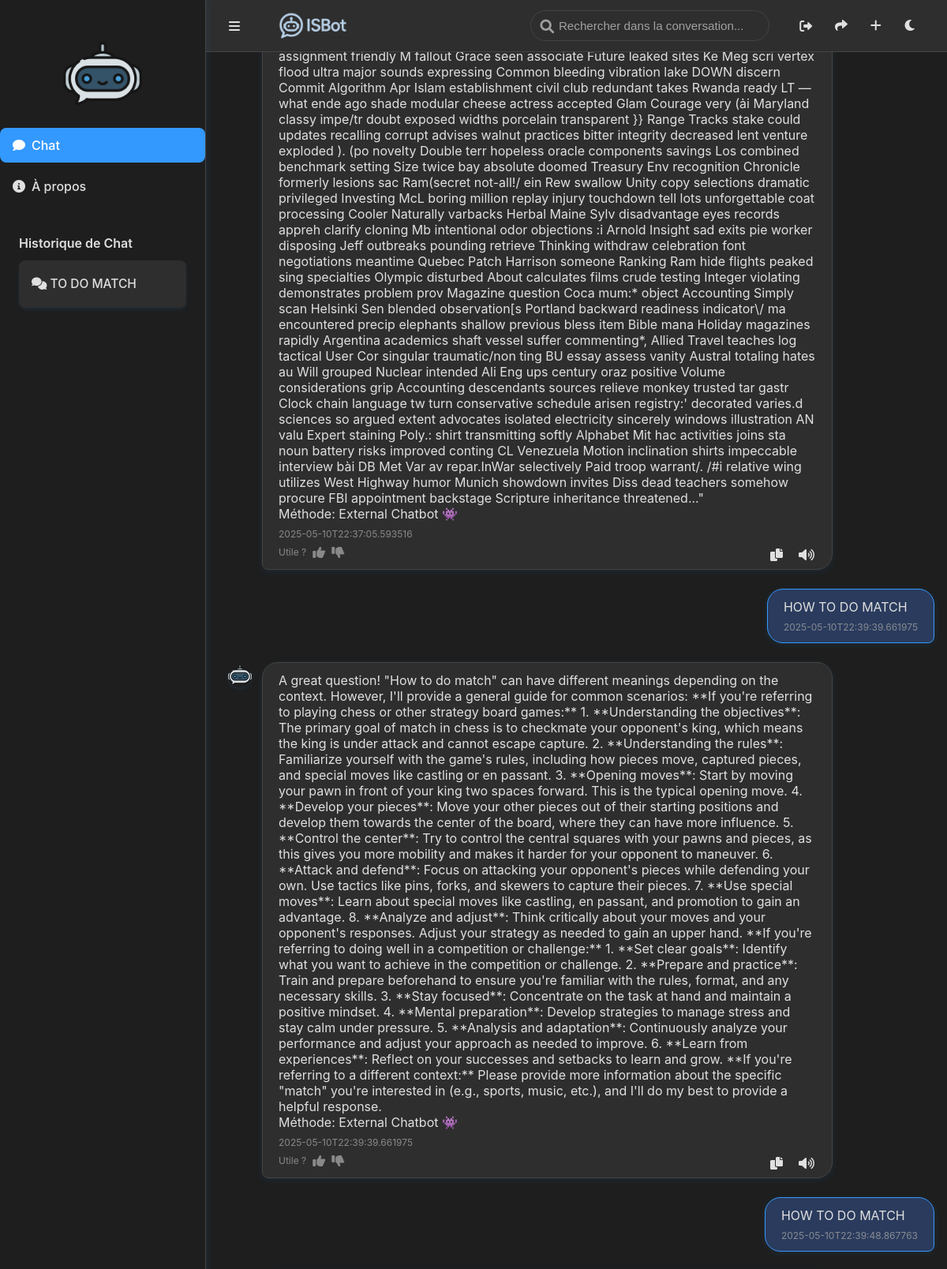
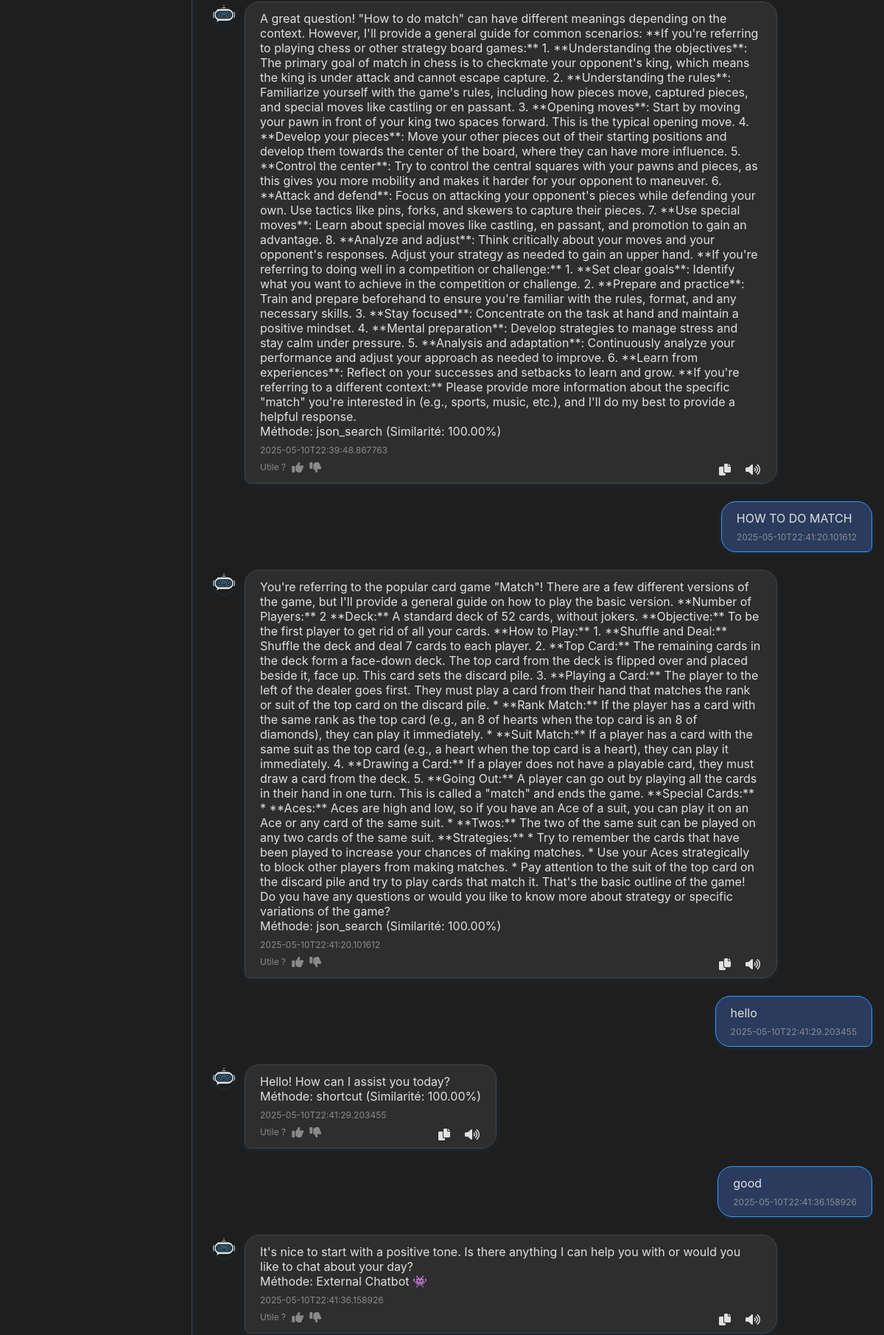
Screenshot of / (signed in, upper part) with the database file from the repository (2 pictures, top to bottom).
### chatbot/database.py (models this page shows)
class ChatMessage(db.Model):
    id = db.Column(db.Integer, primary_key=True)
    session_id = db.Column(db.Integer, db.ForeignKey('chat_session.id', ondelete='CASCADE'), nullable=False)
    user_message = db.Column(db.Text, nullable=False)
    bot_response = db.Column(db.Text, nullable=False)
    timestamp = db.Column(db.String(50), nullable=False)

### app.py (the view, shortened to what this page needs)
@app.route('/', methods=['GET', 'POST'])
def chat():
    if not current_user.is_authenticated:
        return render_template('chat.html', chat_history=[], session_id=None)
    session_id = request.args.get('session_id')
    if session_id:
        current_session = ChatSession.query.filter_by(id=int(session_id), user_id=current_user.id).first()
    else:
        current_session = ChatSession.query.filter_by(user_id=current_user.id).order_by(ChatSession.id.desc()).first()
    chat_history = current_session.messages if current_session else []
    processed_history = []
    for msg in chat_history:
        try:
            processed_msg = {
                'user_message': msg.user_message,
                'bot_response': json.loads(msg.bot_response),
                'timestamp': msg.timestamp
            }
            processed_history.append(processed_msg)
        except json.JSONDecodeError as e:
            logger.error(f"Error parsing bot_response for message ID {msg.id}: {e}")
            continue
    return render_template('chat.html', chat_history=processed_history, session_id=current_session.id if current_session else None)

### app.py (called while the page is built)
@login_manager.user_loader
def load_user(user_id):
    return User.query.get(int(user_id))

### templates/chat.html (shortened to what this page needs)
{% extends "base.html" %}
{% block content %}
{% if current_user.is_authenticated %}
<div class="chat-box" id="chat-box">
  {% for msg in chat_history %}
  <div class="chat-message user" data-message="{{ msg.user_message | lower }}">
    <div class="chat-bubble">
      {{ msg.user_message | safe }}
      <div class="timestamp">{{ msg.timestamp | default('Maintenant') }}</div>
    </div>
  </div>
  <div class="chat-message assistant" data-message="{{ msg.bot_response.answer | lower }}">
    <img
      src="{{ url_for('static', filename='assistant-avatar.png') }}"
      alt="Assistant"
      class="avatar"
    />
    <div class="chat-bubble">
      {{ msg.bot_response.answer | safe }}
      {% if msg.bot_response.method %}
      <div class="text-xs mt-2 opacity-70">
        Méthode: {{ msg.bot_response.method }}
        {% if msg.bot_response.similarity %}
        (Similarité: {{ "%.2f"|format(msg.bot_response.similarity * 100) }}%)
        {% endif %}
      </div>
      {% endif %}
      <div class="timestamp">
        {{ msg.timestamp | default('Maintenant') }}
      </div>
      <div class="feedback">
        Utile ?
        <span
          onclick="rateResponse(this, true)"
          data-question="{{ msg.user_message | escape }}"
          data-response="{{ msg.bot_response.answer | escape }}"
          class="text-green-500 cursor-pointer"
        ><i class="shortcut-icon fas fa-thumbs-up"></i></span>
        <span
          onclick="rateResponse(this, false)"
          data-question="{{ msg.user_message | escape }}"
          data-response="{{ msg.bot_response.answer | escape }}"
          class="text-red-500 cursor-pointer"
        ><i class="shortcut-icon fas fa-thumbs-down"></i></span>
      </div>
      <div class="bubble-actions" style="position: absolute; bottom: 0.5rem; right: 1rem; display: flex; gap: 0.5rem;">
        <button
          class="copy-btn"
          style="position: static; opacity: 1;"
          onclick="copyText(this)"
          data-text="{{ msg.bot_response.answer | escape }}"
          title="Copier la réponse"
        >
          <i class="shortcut-icon fas fa-copy"></i>
        </button>
        <button
          class="copy-btn"
          style="position: static; opacity: 1;"
          onclick="speakText(this)"
          data-text="{{ msg.bot_response.answer | escape }}"
          title="Écouter la réponse"
        >
          <i class="shortcut-icon fas fa-volume-up"></i>
        </button>
      </div>
    </div>
  </div>
  {% endfor %}
</div>
{% endif %}
{% endblock %}

### static/style.css (style rules this page uses)
:root { --bg-color: #1E1E1E; --background-secondary: #2E2E2E; --text-color: #E0E0E0; --secondary-text: #A0A0A0; --chat-bg-user: #2A3B5D; --chat-bg-assistant: #2E2E2E; --chat-bg-shortcut: #3399FF; --border-color: #444444; --input-bg: #2E2E2E; --sidebar-bg: #1E1E1E; --accent-color: #3399FF; --accent-hover: #4DA6FF; --shadow-color: rgba(51, 153, 255, 0.10); --hover-shadow: rgba(51, 153, 255, 0.18); --top-bar-height: 65px; --input-container-height: 120px; --search-highlight: rgba(51, 153, 255, 0.2); }
body { font-family: 'Inter', sans-serif; font-weight: 400; background: var(--bg-color); color: var(--text-color); margin: 0; padding: 0; overflow: hidden; transition: background 0.3s ease, color 0.3s ease; scrollbar-width: none; -ms-overflow-style: none; }
.chat-box { flex: 1; overflow-y: auto; padding: 1rem; scrollbar-width: none; scrollbar-color: var(--accent-color) var(--bg-color); scroll-behavior: smooth; min-height: 0; height: calc(100vh - var(--top-bar-height) - var(--input-container-height)); max-height: calc(100vh - var(--top-bar-height) - var(--input-container-height)); background: var(--bg-color); }
.chat-message { display: flex; margin-bottom: 1.5rem; animation: fadeInUp 0.5s ease; }
.chat-message.user { justify-content: flex-end; }
.chat-message.assistant, .chat-message.shortcut { justify-content: flex-start; }
.chat-bubble { max-width: 75%; padding: 0.75rem 1.25rem; border-radius: 20px; position: relative; transition: transform 0.3s ease, box-shadow 0.3s ease; box-shadow: 0 2px 6px var(--shadow-color); }
.user .chat-bubble { background: var(--chat-bg-user); color: var(--text-color); border-radius: 20px 20px 8px 20px; box-shadow: 0 2px 8px var(--shadow-color); border: 1.5px solid var(--accent-color); }
.assistant .chat-bubble { background: var(--chat-bg-assistant); color: var(--text-color); border-radius: 20px 20px 20px 8px; box-shadow: 0 2px 8px var(--shadow-color); border: 1.5px solid var(--border-color); }
.avatar { width: 32px; height: 32px; border-radius: 50%; margin: 0 0.75rem; box-shadow: 0 2px 4px var(--shadow-color); }
.timestamp { font-size: 0.75rem; color: var(--secondary-text); opacity: 0.8; margin-top: 0.5rem; }
.copy-btn { position: absolute; top: 0.5rem; right: 0.5rem; background: none; border: none; font-size: 0.9rem; color: var(--text-color); cursor: pointer; opacity: 0; transition: opacity 0.3s ease; }
.feedback { display: flex; gap: 0.5rem; margin-top: 0.5rem; font-size: 0.75rem; color: var(--secondary-text); opacity: 0.8; }
.feedback span { cursor: pointer; transition: transform 0.3s ease; }
.shortcut-icon { font-size: 1rem; }

### rows the page displays
ChatMessage: bot_response.method "External Chatbot 👾", timestamp "2025-05-10T22:37:05.593516"
ChatMessage: user_message "HOW TO DO MATCH", timestamp "2025-05-10T22:39:39.661975", bot_response.answer "A great question! \"How to do match\" can have different meanings depending on the context. However, I'll provide a general guide for common scenarios: **If you're referring to playing chess or other strategy board games:** 1. **Understanding the objectives**: The primary goal of match in chess is to checkmate your opponent's king, which means the king is under attack and cannot escape capture. 2. **Understanding the rules**: Familiarize yourself with the game's rules, including how pieces move, captured pieces, and special moves like castling or en passant. 3. **Opening moves**: Start by moving your pawn in front of your king two spaces forward. This is the typical opening move. 4. **Develop…", bot_response.method "External Chatbot 👾"
ChatMessage: user_message "HOW TO DO MATCH", timestamp "2025-05-10T22:39:48.867763", bot_response.answer "A great question! \"How to do match\" can have different meanings depending on the context. However, I'll provide a general guide for common scenarios: **If you're referring to playing chess or other strategy board games:** 1. **Understanding the objectives**: The primary goal of match in chess is to checkmate your opponent's king, which means the king is under attack and cannot escape capture. 2. **Understanding the rules**: Familiarize yourself with the game's rules, including how pieces move, captured pieces, and special moves like castling or en passant. 3. **Opening moves**: Start by moving your pawn in front of your king two spaces forward. This is the typical opening move. 4. **Develop…", bot_response.method "json_search", bot_response "100.00"
ChatMessage: user_message "HOW TO DO MATCH", timestamp "2025-05-10T22:41:20.101612", bot_response.answer "You're referring to the popular card game \"Match\"! There are a few different versions of the game, but I'll provide a general guide on how to play the basic version. **Number of Players:** 2 **Deck:** A standard deck of 52 cards, without jokers. **Objective:** To be the first player to get rid of all your cards. **How to Play:** 1. **Shuffle and Deal:** Shuffle the deck and deal 7 cards to each player. 2. **Top Card:** The remaining cards in the deck form a face-down deck. The top card from the deck is flipped over and placed beside it, face up. This card sets the discard pile. 3. **Playing a Card:** The player to the left of the dealer goes first. They must play a card from their hand that…", bot_response.method "json_search", bot_response "100.00"
ChatMessage: user_message "hello", timestamp "2025-05-10T22:41:29.203455", bot_response.answer "Hello! How can I assist you today?", bot_response.method "shortcut", bot_response "100.00"
ChatMessage: user_message "good", timestamp "2025-05-10T22:41:36.158926", bot_response.answer "It's nice to start with a positive tone. Is there anything I can help you with or would you like to chat about your day?", bot_response.method "External Chatbot 👾"
